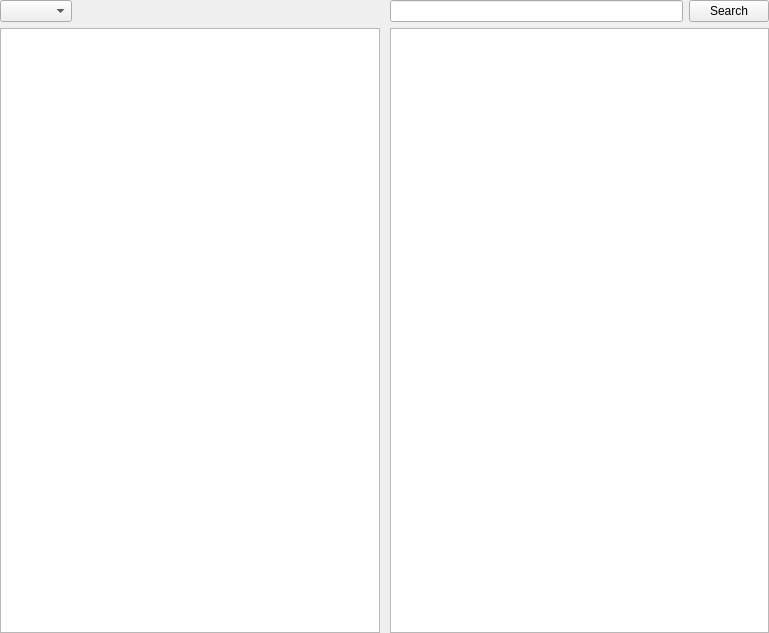
<?xml version="1.0" encoding="UTF-8"?>
<ui version="4.0">
 <class>GUI_DirectoryWidget</class>
 <widget class="QWidget" name="GUI_DirectoryWidget">
  <property name="geometry">
   <rect>
    <x>0</x>
    <y>0</y>
    <width>769</width>
    <height>633</height>
   </rect>
  </property>
  <property name="sizePolicy">
   <sizepolicy hsizetype="MinimumExpanding" vsizetype="MinimumExpanding">
    <horstretch>0</horstretch>
    <verstretch>0</verstretch>
   </sizepolicy>
  </property>
  <property name="windowTitle">
   <string/>
  </property>
  <layout class="QGridLayout" name="gridLayout">
   <property name="leftMargin">
    <number>0</number>
   </property>
   <property name="topMargin">
    <number>0</number>
   </property>
   <property name="rightMargin">
    <number>0</number>
   </property>
   <property name="bottomMargin">
    <number>0</number>
   </property>
   <property name="horizontalSpacing">
    <number>10</number>
   </property>
   <item row="1" column="0">
    <widget class="QTreeView" name="tv_dirs">
     <property name="font">
      <font>
       <weight>75</weight>
       <bold>true</bold>
      </font>
     </property>
     <property name="dragEnabled">
      <bool>true</bool>
     </property>
     <property name="dragDropMode">
      <enum>QAbstractItemView::DragOnly</enum>
     </property>
     <property name="alternatingRowColors">
      <bool>true</bool>
     </property>
     <property name="headerHidden">
      <bool>true</bool>
     </property>
    </widget>
   </item>
   <item row="1" column="1">
    <widget class="SearchableListView" name="lv_files">
     <property name="font">
      <font>
       <weight>75</weight>
       <bold>true</bold>
      </font>
     </property>
     <property name="dragEnabled">
      <bool>true</bool>
     </property>
     <property name="dragDropMode">
      <enum>QAbstractItemView::DragOnly</enum>
     </property>
     <property name="alternatingRowColors">
      <bool>true</bool>
     </property>
     <property name="selectionMode">
      <enum>QAbstractItemView::ExtendedSelection</enum>
     </property>
    </widget>
   </item>
   <item row="0" column="0">
    <layout class="QHBoxLayout" name="horizontalLayout">
     <property name="spacing">
      <number>0</number>
     </property>
     <property name="topMargin">
      <number>0</number>
     </property>
     <item>
      <widget class="QComboBox" name="combo_libchooser"/>
     </item>
     <item>
      <spacer name="horizontalSpacer">
       <property name="orientation">
        <enum>Qt::Horizontal</enum>
       </property>
       <property name="sizeHint" stdset="0">
        <size>
         <width>40</width>
         <height>20</height>
        </size>
       </property>
      </spacer>
     </item>
    </layout>
   </item>
   <item row="0" column="1">
    <layout class="QHBoxLayout" name="horizontalLayout_2">
     <property name="spacing">
      <number>6</number>
     </property>
     <item>
      <widget class="QLineEdit" name="le_search">
       <property name="sizePolicy">
        <sizepolicy hsizetype="Expanding" vsizetype="Preferred">
         <horstretch>0</horstretch>
         <verstretch>0</verstretch>
        </sizepolicy>
       </property>
       <property name="maximumSize">
        <size>
         <width>16777215</width>
         <height>25</height>
        </size>
       </property>
       <property name="focusPolicy">
        <enum>Qt::NoFocus</enum>
       </property>
      </widget>
     </item>
     <item>
      <widget class="QPushButton" name="btn_search">
       <property name="sizePolicy">
        <sizepolicy hsizetype="Minimum" vsizetype="Preferred">
         <horstretch>0</horstretch>
         <verstretch>0</verstretch>
        </sizepolicy>
       </property>
       <property name="maximumSize">
        <size>
         <width>16777215</width>
         <height>25</height>
        </size>
       </property>
       <property name="focusPolicy">
        <enum>Qt::NoFocus</enum>
       </property>
       <property name="text">
        <string>Search</string>
       </property>
       <property name="icon">
        <iconset resource="../Resources/Icons.qrc">
         <normaloff>:/Icons/lupe.svg.png</normaloff>:/Icons/lupe.svg.png</iconset>
       </property>
       <property name="iconSize">
        <size>
         <width>16</width>
         <height>16</height>
        </size>
       </property>
      </widget>
     </item>
    </layout>
   </item>
  </layout>
 </widget>
 <customwidgets>
  <customwidget>
   <class>SearchableListView</class>
   <extends>QListView</extends>
   <header>GUI/Helper/SearchableWidget/SearchableListView.h</header>
  </customwidget>
 </customwidgets>
 <tabstops>
  <tabstop>combo_libchooser</tabstop>
  <tabstop>tv_dirs</tabstop>
  <tabstop>lv_files</tabstop>
 </tabstops>
 <resources>
  <include location="../Resources/Icons.qrc"/>
 </resources>
 <connections/>
</ui>
